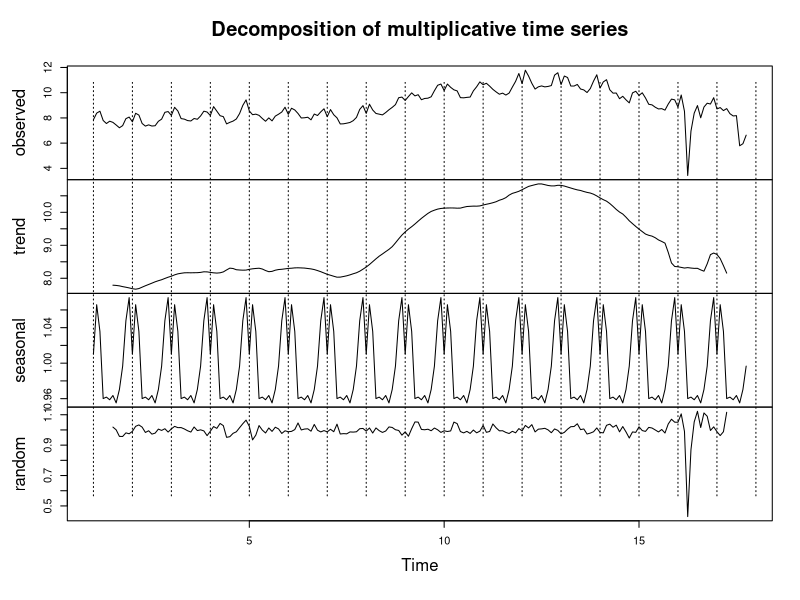
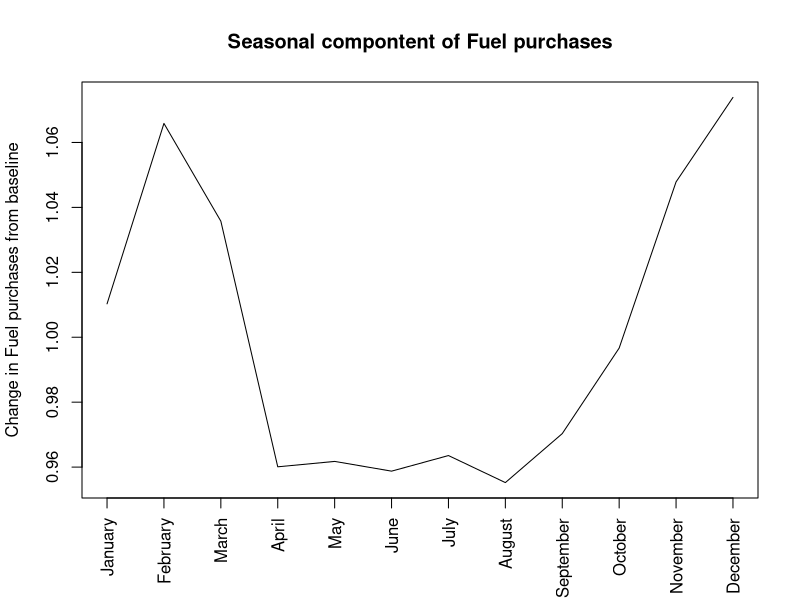
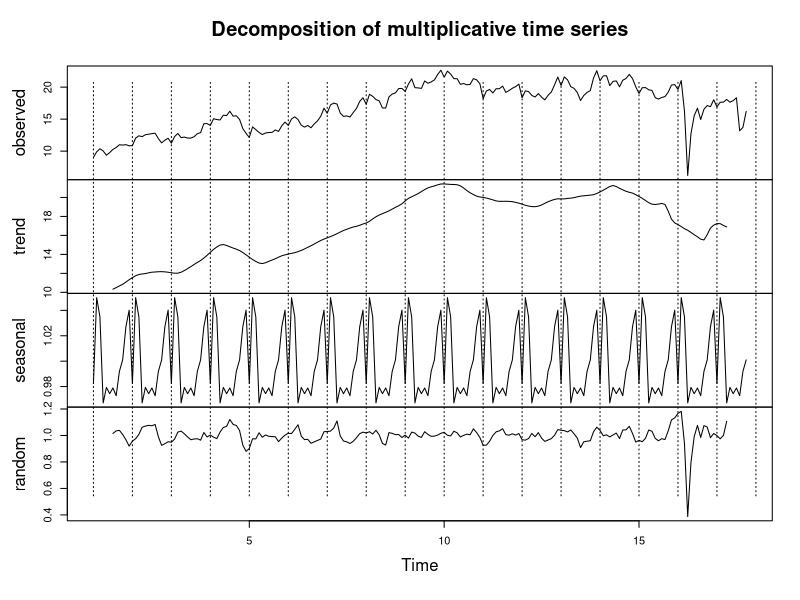
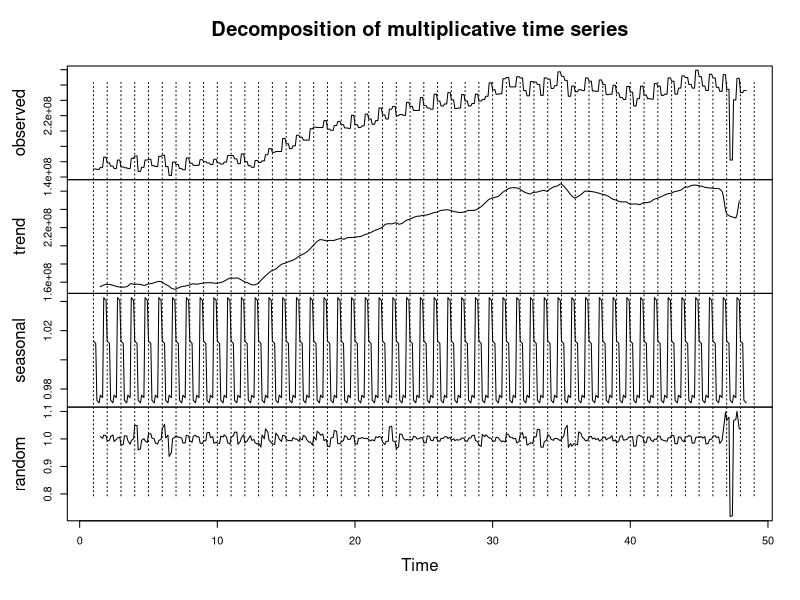
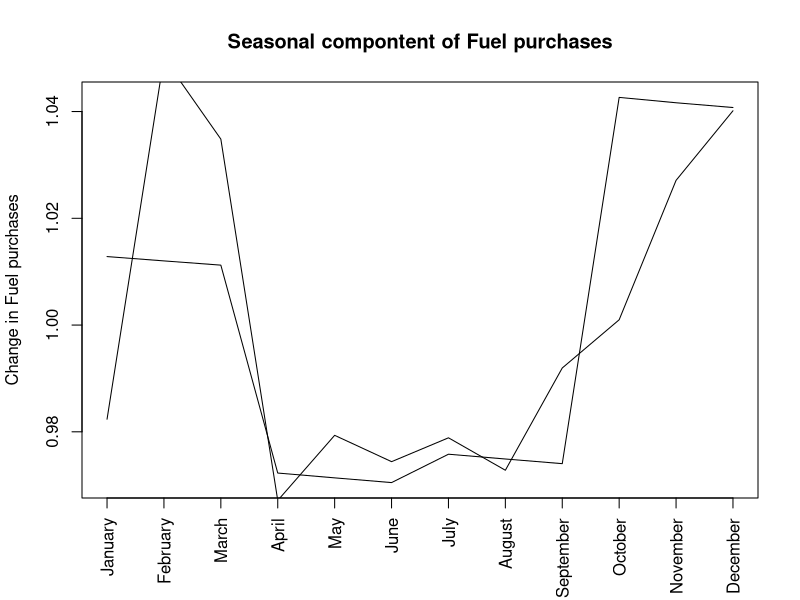

The R script that drew these images, in order:
## ---- chunk 1
knitr::opts_chunk$set(echo = F)
knitr::opts_chunk$set(fig.width=9, fig.height=5) 
library(dplyr)
library(ggplot2)
library(tidyr)
library(quantmod)
library(forecast)
library(tseries)
library(zoo)
## ---- chunk 2

yearly_line = function(period = 12, count = 10) {
  for (i in 1:count) {
    abline(v = i*period, lty = 3)
  }
}
## ---- chunk 3
month_length = c(31,28,31,30,31,30,31,31,30,31,30,31)


#card transactions at fuel stations
card_fuel = read.csv("downloaded_stats/fuel_usage_card_transactions_data.csv", header = T)

#fuel cost data
fuel_cost = read.csv("downloaded_stats/MBIE_weekly_fuel_cost.csv")
fuel_cost$Week_ending_Friday = as.Date(fuel_cost$Week_ending_Friday)
fuel_cost$year = as.numeric(format(fuel_cost$Week_ending_Friday, '%Y'))
fuel_cost$month = as.numeric(format(fuel_cost$Week_ending_Friday, '%m'))

month_fuel_cost = fuel_cost %>% 
  group_by(year, month) %>% 
  summarise(petrol_cost = mean(Regular_Petrol_discounted_retail_price_NZc.p.l/100),
            diesel_cost = mean(Diesel_discounted_retail_price_NZc.p.l/100),
            premium_cost = mean(Premium_Petrol_95R_discounted_retail_price_NZc.p.l/100))

card_fuel = merge(card_fuel, month_fuel_cost, by = c("year", "month"), sort = FALSE)
card_fuel = card_fuel[card_fuel$year != 2004,]
card_fuel_bl = card_fuel[card_fuel$year <= 2019,]
#rm(fuel_cost)
#rm(month_fuel_cost)



#MBIE quaterly fuel usage data
fuel_trade = read.csv("downloaded_stats/fuel_trade.csv", header = T)
fuel_trade$qart = fuel_trade$month/3

monthly_fuel_trade = fuel_trade[rep(seq_len(nrow(fuel_trade)), each = 3), ]
monthly_fuel_trade$month = rep(1:12, length.out = nrow(monthly_fuel_trade))
monthly_fuel_trade[,c("Petrol", "Regular.Petrol", "Premium.Petrol","Diesel")] = monthly_fuel_trade[,c("Petrol", "Regular.Petrol", "Premium.Petrol","Diesel")]/3

## ---- chunk 4
fuel_pur_series = ts((card_fuel$fuel_purchased/card_fuel$petrol)/month_length, frequency = 12)
decomp_fuel_pur = decompose(fuel_pur_series,"multiplicative")
plot(decomp_fuel_pur)
yearly_line(period = 1, count = 20)
## ---- chunk 5
plot(decomp_fuel_pur$figure, type = 'l', main = "Seasonal compontent of Fuel purchases", xaxt = "n",
     xlab = "", ylab = "Change in Fuel purchases from baseline")
axis(1, labels = month.name, at = 1:12, las = 3)
## ---- chunk 6
fuel_pur_series = ts((card_fuel$fuel_purchased)/month_length, frequency = 12)
decomp_fuel_pur = decompose(fuel_pur_series,"multiplicative")
plot(decomp_fuel_pur)
yearly_line(period = 1, count = 20)
## ---- chunk 7
fuel_trade_cost_series = ts(monthly_fuel_trade$Petrol, frequency = 12)
decomp_fuel_trade_cost = decompose(fuel_trade_cost_series, "multiplicative")
plot(decomp_fuel_trade_cost)
yearly_line(period = 1, count = 50)
## ---- chunk 8
plot(decomp_fuel_trade_cost$figure, type = 'l', main = "Seasonal compontent of Fuel purchases", xaxt = "n",
     xlab = "", ylab = "Change in Fuel purchases")
points(decomp_fuel_pur$figure, type = 'l')
axis(1, labels = month.name, at = 1:12, las = 3)
